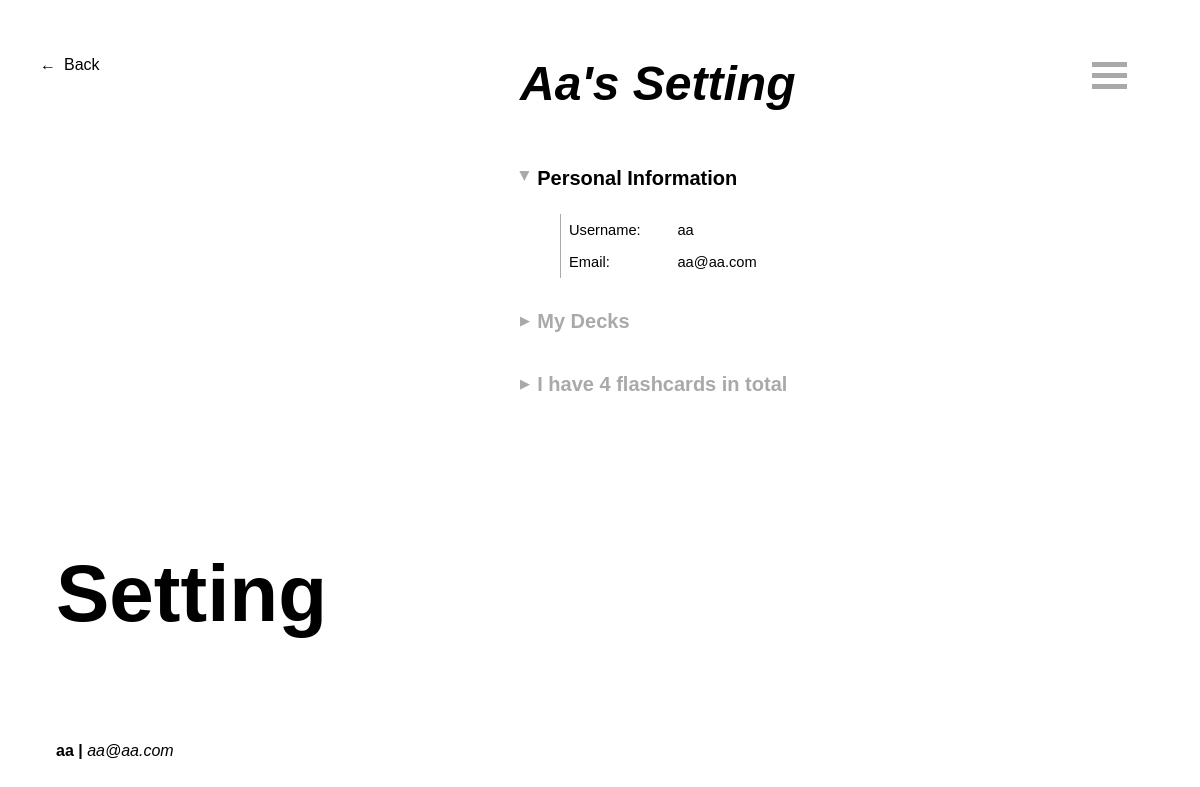
The app's page /user/aa/setting (signed in) with its own data.
### models.py (models this page shows, shortened)
class User(UserMixin, db.Model):
    __tablename__ = 'users'
    id = db.Column(db.Integer, primary_key = True)
    username = db.Column(db.String(30), index = True)
    email = db.Column(db.String(120), index = True, unique = True)
    password_hash = db.Column(db.String(128))
    daily_goal = db.Column(db.Integer, nullable=True)
    completeNum = db.Column(db.Integer, default=0)
    lists = db.relationship('List', secondary=list_user, back_populates='users', cascade='all, delete')
    words = db.relationship('Word', secondary=word_user, back_populates='users', cascade='all, delete')

### routes/user_routes.py (the view, shortened to what this page needs)
@user_bp.route('/user/<username>/setting', methods=['GET','POST'])
@login_required
@check_username_match
def setting(username):
    formList = AddListForm()
    formGoal = ChangeDailyGoalForm()
    form_id = request.form.get('form_id')
    return render_template('setting.html', user=current_user, formList = formList, formGoal = formGoal)

### app.py (called while the page is built)
@app.before_request
def check_session_lifetime():
    if request.blueprint == 'guests':
        app.permanent_session_lifetime = timedelta(minutes=30)
    elif request.blueprint == 'user' and not session.get('user_id'):
        app.permanent_session_lifetime = timedelta(minutes=30)
    else:
        app.permanent_session_lifetime = timedelta(days=7)

### routes/user_routes.py (called while the page is built)
@login_manager.user_loader
def load_user(id):
    return User.query.get(int(id))

def check_username_match(func):
    @wraps(func)
    def wrapper(username, *args, **kwargs):
        if username != current_user.username:
            return redirect(url_for('login.login'))
        return func(username, *args, **kwargs)
    return wrapper

### templates/setting.html (shortened to what this page needs)
{% extends "_menu.html" %}
{% block styles2 %}
<link rel="stylesheet" type="text/css" href="{{ url_for('static', filename='css/content-forms.css') }}">
<link rel="stylesheet" type="text/css" href="{{ url_for('static', filename='css/content-general.css') }}">
{% endblock %}
{% block title2 %}
<h1>Setting</h1>
{% endblock %}
{% block content2 %}
<h1>{{ user.username }}'s Setting</h1>
{% if current_user.is_authenticated %}
<h3 class='toggle-title change' onclick="iconTransform(this, ['person-info'])">Personal Information</h3>
<div class="person-info" id="person-info">
    <div class="align-box1">
        <p>Username: </p>
        <p>Email: </p>
    </div>
    <div class="align-box2">
        <p>{{ user.username }}</p>
        <p>{{ user.email }}</p>
    </div>
</div>
{% endif %}
<h3 class='toggle-title' id="toggle-info" onclick="iconTransform(this, ['lists'])">My Decks</h3>
<a class="profile-opt"
{% if current_user.is_authenticated %} href='/user/{{ user.username }}/flashcards'
{% else %} href="/guest/flashcards"
{% endif %}>I have {{ user.words | length }} flashcards in total</a><br>
{% endblock %}

### templates/_menu.html (shortened to what this page needs)
{% extends '_base.html' %}
{% block styles %}
<link rel="stylesheet" type="text/css" href="{{ url_for('static', filename='css/style-menu.css') }}">
{% block styles2 %}{% endblock %}
{% endblock %}
{% block title %}
<div class="go-back">
    <p onclick="history.back()">Back</p>
</div>
{% block title2 %}{% endblock %}
<div class="info">
    <p><strong>
        {% if current_user.is_authenticated %} {{ current_user.username }} |
        {% else %} Guest
        {% endif %}
    </strong>
    {% if current_user.is_authenticated %} <em>{{ current_user.email }}</em>
    {% endif %}
</div>
{% endblock %}
{% block content %}
{% block content2 %}{% endblock %}
<div class="center-menu">
    <div id='menu-icon' class="menu-icon" onclick="iconTransform(this, ['menu'])">
      <div class="bar1"></div>
      <div class="bar2"></div>
      <div class="bar3"></div>
    </div>
</div>
{% endblock %}

### static/css/style-base.css (style rules this page uses)
* { margin: 0; padding: 0; font-family: Arial, Helvetica, sans-serif; }
.title h1 { font-size: min(5em, 8vw); overflow: hidden; position: absolute; bottom: 20vh; width: 100%; text-align: left; padding-left: 7vh; }
.info p { display: inline-block; font-size: 2vh; position: absolute; bottom: 5vh; left: 7vh }
.go-back { width: max-content; position: absolute; top: 7vh; left: 5vh }
.go-back p::before, .go-back p { display: inline-block; font-size: min(14pt, 2vh); vertical-align: baseline; }
.go-back p::before { content: '\2190'; padding-right: 1vh; }

### static/css/style-menu.css (style rules this page uses)
.center-menu { position: fixed; right: 0; top: 0; height: 100%; width: 12%; }
.menu-icon { position: relative; top: 7vh; left: 3vw; align-items: right; margin-right: 5vh; z-index: 1; cursor: pointer; }
.bar1, .bar2, .bar3 { width: 35px; height: 5px; background-color: darkgray; margin: 6px 0; transition: 0.4s; }

### static/css/content-forms.css (style rules this page uses)
.form-title, .profile-opt, .toggle-title { color: darkgray; padding: 2vh 0 3vh 0; z-index: 1; font-size: max(2.5vh, 9pt); font-weight: 800; }
a.profile-opt { color: darkgray; display: block; padding-bottom: 3vh; font-size: max(2.5vh, 9pt); font-weight: 800; text-decoration: none; }
.profile-opt::before, .toggle-title::before, .icon::before { display: inline-block; color: darkgray; padding: 0 1vh 0.5vh 0; content: '\25B6'; font-size: 1.5vh; vertical-align: middle; }
h3.change, h4.change { color: black; }
h3.change::before, h4.change::before { content: '\25B6'; transform: translate(-33%, 0) rotate(90deg); }

### static/css/content-general.css (style rules this page uses)
.content h1 { font-size: min(3em, 7vh); font-style: oblique; padding: 0 0 5vh 0; text-transform: capitalize; }
h3 { font-size: max(2.5vh, 9pt); font-weight: 800; padding: 2vh 0 3vh 0; }
.lists, .person-info { padding: 0 0 2vh 5vh; }
.lists p, .person-info p { font-size: min(11pt, 2vh); padding: 1vh 0 1vh 0; }
.align-box1, .align-box2 { display: inline-block; width: max-content; height: min-content; min-width: 10vh; padding: 0 2vh 0 1vh; }
.align-box1 { border-left: 1px darkgray solid; }

### records on screen
User: username "aa", email "aa@aa.com", username "Aa"

### other values on screen
{{ user.words | length }} "4"
